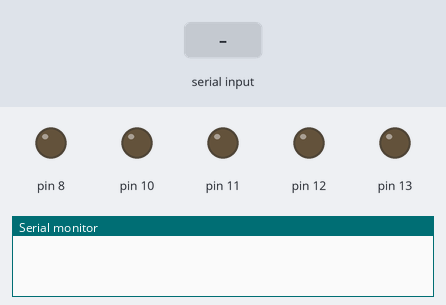
Bench run of a sketch on a simulated Arduino Uno, built with avr-gcc and run on an emulated ATmega328P. Parts: output pins drawn as LEDs (lit = HIGH), the last lines printed to the serial monitor. The inputs (shaded band) are chosen by the test bench.

Above: at 1.2 s.
1.3 s: "0" received over Serial
At 2.5 s:
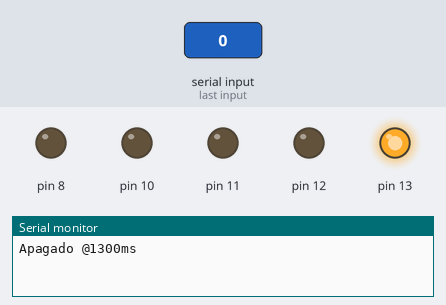
2.8 s: "1" received over Serial
At 3.8 s:
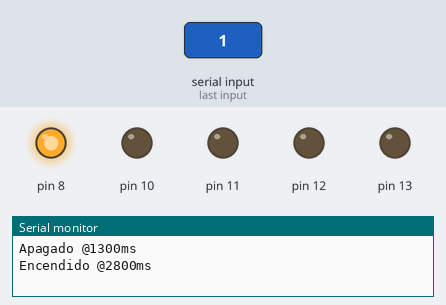
4.3 s: "2" received over Serial
At 4.9 s:
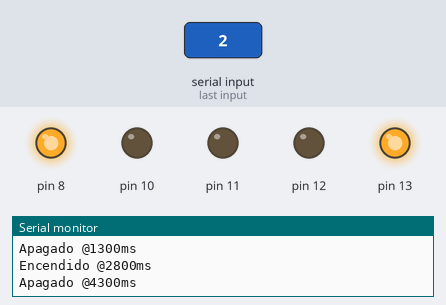
5.8 s: "4" received over Serial
At 7.0 s:
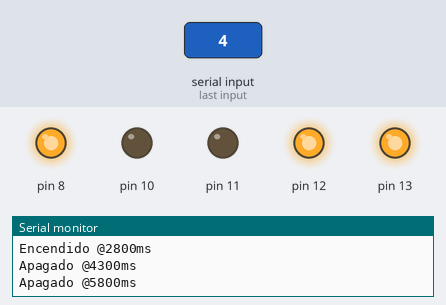
7.3 s: "5" received over Serial
At 8.4 s:
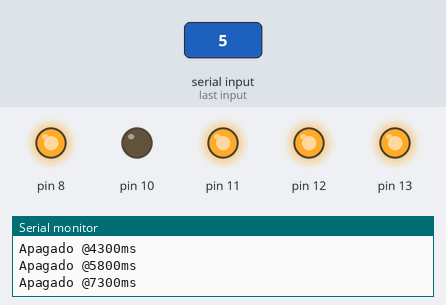
8.8 s: "3" received over Serial
At 9.5 s:
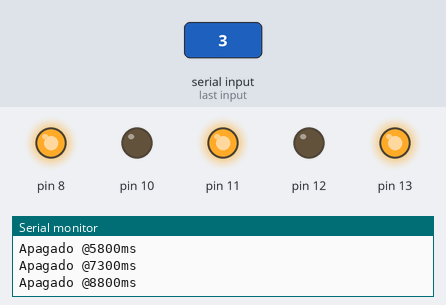
Timing chart, 0 to 11.3 s (numbered marks = the images above; inputs shaded):
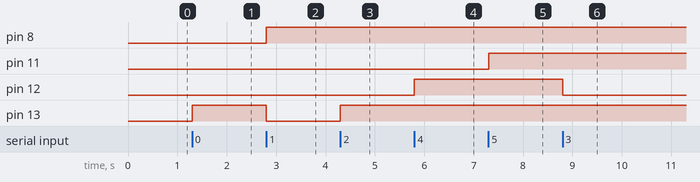

The sketch:

PruebaLed.ino
```cpp
/*
   Este código permite controlar el LED asociado al pin 13 del Arduino. A través
   del Monitor Serie, enviando un "1" encendemos un LED y con cualquier otro caracter
   apagamos el LED. Cuando se produce una acción, ya sea de encendido o apagado,
   Arduino devuelve un mensaje ("Encendido" o "Apagado"), seguido del tiempo en
   milisegundos en el cual se produjo la acción desde el inicio de la ejecución
   del algoritmo en Arduino(función millis())
*/

void setup() {
  // Declaramos que utilizaremos el pin 13 como salida
  pinMode(13, OUTPUT);
  pinMode(8, OUTPUT);
  pinMode(12,OUTPUT);
  pinMode(11,OUTPUT);
  pinMode(10,OUTPUT);

  //Iniciamos la comunicación con el puerto serie
  Serial.begin(9600);
}

void loop() {
  //En caso que haya información en el Serial Port, se entra en esta estructura
  if (Serial.available() > 0) {
    //Se lee la información entrante en el Serial Port
    int input = Serial.read();

        if(input == '0')
    {
      //Si el valor de input es diferente de 1, se apaga el LED
      digitalWrite(13, HIGH);
      digitalWrite(8,LOW);
      /**
         Se envía el mensaje "Apagado", seguido de un símbolo de @
         y el tiempo de ejecución en milisegundos, obtenido a través de millis()
      */
      String output = "Apagado @";
      output += millis();
      output += "ms";
      //Se imprime el mensaje en el puerto serie
      Serial.println(output);
    }
    if (input == '1') {
      //Si el valor de input es 1, se enciende el led
      digitalWrite(13, LOW);
      digitalWrite(8, HIGH);
      /**
         Se envía el mensaje "Encendido", seguido de un símbolo de @
         y el tiempo de ejecución en milisegundos, obtenido a través de millis()
      */
      String output = "Encendido @";
      output += millis();
      output += "ms";
      //Se imprime el mensaje en el puerto serie
      Serial.println(output);
    }

    if(input == '2')
    {
            //Si el valor de input es -1, se apagan los LEDs
      digitalWrite(13, HIGH);
      digitalWrite(8,HIGH);
      /**
         Se envía el mensaje "Apagado", seguido de un símbolo de @
         y el tiempo de ejecución en milisegundos, obtenido a través de millis()
      */
      String output = "Apagado @";
      output += millis();
      output += "ms";
      //Se imprime el mensaje en el puerto serie
      Serial.println(output);
    }
    if(input == '3'){
      digitalWrite(12, LOW);

      String output = "Apagado @";
      output += millis();
      output += "ms";
      //Se imprime el mensaje en el puerto serie
      Serial.println(output);
    }
        if(input == '4'){
      digitalWrite(11, LOW);
      digitalWrite(12, HIGH);
      String output = "Apagado @";
      output += millis();
      output += "ms";
      //Se imprime el mensaje en el puerto serie
      Serial.println(output);
    }
        if(input == '5'){
      digitalWrite(10, LOW);
      digitalWrite(11, HIGH);
      digitalWrite(12, HIGH);
      String output = "Apagado @";
      output += millis();
      output += "ms";
      //Se imprime el mensaje en el puerto serie
      Serial.println(output);
    }
        if(input == '6'){
      digitalWrite(12, HIGH);
      digitalWrite(11, HIGH);
      digitalWrite(10, HIGH);

      String output = "Apagado @";
      output += millis();
      output += "ms";
      //Se imprime el mensaje en el puerto serie
      Serial.println(output);
    }


  }
}
```

Measured:
- after the input at 1.3 s, pin 13: LOW → HIGH at once
- after the input at 2.8 s, pin 8: LOW → HIGH at once; pin 13: HIGH → LOW at once
- after the input at 4.3 s, pin 13: LOW → HIGH at once
- after the input at 5.8 s, pin 12: LOW → HIGH at once
- after the input at 7.3 s, pin 11: LOW → HIGH at once
- after the input at 8.8 s, pin 12: HIGH → LOW at once
